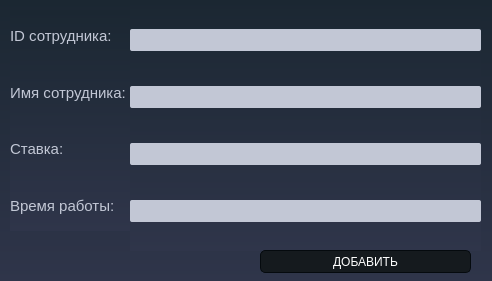
<?xml version="1.0" encoding="UTF-8"?>
<ui version="4.0">
 <class>AddDialog</class>
 <widget class="QDialog" name="AddDialog">
  <property name="geometry">
   <rect>
    <x>0</x>
    <y>0</y>
    <width>492</width>
    <height>281</height>
   </rect>
  </property>
  <property name="windowTitle">
   <string>Dialog</string>
  </property>
  <property name="styleSheet">
   <string notr="true">
/*-----QWidget-----*/
QWidget
{
	background-color: qlineargradient(spread:repeat, x1:1, y1:0, x2:1, y2:1, stop:0 rgba(27, 39, 50, 255),stop:1 rgba(47, 53, 74, 255));
	color: #000000;

}


/*-----QLabel-----*/
QLabel
{
	background-color: transparent;
	color: #c2c7d5;
	font-size: 15px;

}


/*-----QPushButton-----*/
QToolButton {
	border-style: solid;
	border-top-color: qlineargradient(spread:pad, x1:0.5, y1:1, x2:0.5, y2:0, stop:0 rgb(215, 215, 215), stop:1 rgb(222, 222, 222));
	border-right-color: qlineargradient(spread:pad, x1:0, y1:0.5, x2:1, y2:0.5, stop:0 rgb(217, 217, 217), stop:1 rgb(227, 227, 227));
	border-left-color: qlineargradient(spread:pad, x1:0, y1:0.5, x2:1, y2:0.5, stop:0 rgb(227, 227, 227), stop:1 rgb(217, 217, 217));
	border-bottom-color: qlineargradient(spread:pad, x1:0.5, y1:1, x2:0.5, y2:0, stop:0 rgb(215, 215, 215), stop:1 rgb(222, 222, 222));
	border-width: 1px;
	border-radius: 5px;
	color: #d3dae3;
	padding: 2px;
	background-color: rgb(255,255,255);
}
QToolButton:hover{
	border-style: solid;
	border-top-color: qlineargradient(spread:pad, x1:0.5, y1:1, x2:0.5, y2:0, stop:0 rgb(195, 195, 195), stop:1 rgb(222, 222, 222));
	border-right-color: qlineargradient(spread:pad, x1:0, y1:0.5, x2:1, y2:0.5, stop:0 rgb(197, 197, 197), stop:1 rgb(227, 227, 227));
	border-left-color: qlineargradient(spread:pad, x1:0, y1:0.5, x2:1, y2:0.5, stop:0 rgb(227, 227, 227), stop:1 rgb(197, 197, 197));
	border-bottom-color: qlineargradient(spread:pad, x1:0.5, y1:1, x2:0.5, y2:0, stop:0 rgb(195, 195, 195), stop:1 rgb(222, 222, 222));
	border-width: 1px;
	border-radius: 5px;
	color: rgb(0,0,0);
	padding: 2px;
	background-color: rgb(255,255,255);
}
QToolButton:pressed{
	border-style: solid;
	border-top-color: qlineargradient(spread:pad, x1:0.5, y1:1, x2:0.5, y2:0, stop:0 rgb(215, 215, 215), stop:1 rgb(222, 222, 222));
	border-right-color: qlineargradient(spread:pad, x1:0, y1:0.5, x2:1, y2:0.5, stop:0 rgb(217, 217, 217), stop:1 rgb(227, 227, 227));
	border-left-color: qlineargradient(spread:pad, x1:0, y1:0.5, x2:1, y2:0.5, stop:0 rgb(227, 227, 227), stop:1 rgb(217, 217, 217));
	border-bottom-color: qlineargradient(spread:pad, x1:0.5, y1:1, x2:0.5, y2:0, stop:0 rgb(215, 215, 215), stop:1 rgb(222, 222, 222));
	border-width: 1px;
	border-radius: 5px;
	color: rgb(0,0,0);
	padding: 2px;
	background-color: rgb(142,142,142);
}
QPushButton{
	border-style: solid;
	border-color: #050a0e;
	border-width: 1px;
	border-radius: 5px;
	color: #d3dae3;
	padding: 2px;
	background-color: #151a1e;
}
QPushButton::default{
	border-style: solid;
	border-color: #050a0e;
	border-width: 1px;
	border-radius: 5px;
	color: #FFFFFF;
	padding: 2px;
	background-color: #151a1e;;
}
QPushButton:hover{
	border-style: solid;
	border-color: #050a0e;
	border-width: 1px;
	border-radius: 5px;
	color: #d3dae3;
	padding: 2px;
	background-color: #1c1f1f;
}
QPushButton:pressed{
	border-style: solid;
	border-color: #050a0e;
	border-width: 1px;
	border-radius: 5px;
	color: #d3dae3;
	padding: 2px;
	background-color: #2c2f2f;
}
QPushButton:disabled{
	border-style: solid;
	border-top-color: qlineargradient(spread:pad, x1:0.5, y1:1, x2:0.5, y2:0, stop:0 rgb(215, 215, 215), stop:1 rgb(222, 222, 222));
	border-right-color: qlineargradient(spread:pad, x1:0, y1:0.5, x2:1, y2:0.5, stop:0 rgb(217, 217, 217), stop:1 rgb(227, 227, 227));
	border-left-color: qlineargradient(spread:pad, x1:0, y1:0.5, x2:1, y2:0.5, stop:0 rgb(227, 227, 227), stop:1 rgb(217, 217, 217));
	border-bottom-color: qlineargradient(spread:pad, x1:0.5, y1:1, x2:0.5, y2:0, stop:0 rgb(215, 215, 215), stop:1 rgb(222, 222, 222));
	border-width: 1px;
	border-radius: 5px;
	color: #808086;
	padding: 2px;
	background-color: rgb(142,142,142);
}


/*-----QCheckBox-----*/
QCheckBox
{
	background-color: transparent;
	color: #fff;
	font-size: 10px;
	font-weight: bold;
	border: none;
	border-radius: 5px;

}


/*-----QCheckBox-----*/
QCheckBox::indicator
{
    color: #b1b1b1;
    background-color: #323232;
    border: 1px solid darkgray;
    width: 12px;
    height: 12px;

}


QCheckBox::indicator:checked
{
    image:url(&quot;./ressources/check.png&quot;);
	background-color: qlineargradient(spread:pad, x1:0, y1:0.511, x2:1, y2:0.511, stop:0 rgba(0, 172, 149, 255),stop:0.995192 rgba(54, 197, 177, 255));;
    border: 1px solid #607cff;

}


QCheckBox::indicator:unchecked:hover
{
    border: 1px solid #08b099;

}


QCheckBox::disabled
{
	color: #656565;

}


QCheckBox::indicator:disabled
{
	background-color: #656565;
	color: #656565;
    border: 1px solid #656565;

}


/*-----QLineEdit-----*/
QLineEdit
{
	background-color: #c2c7d5;
	color: #000;
	font-weight: bold;
	border: none;
	border-radius: 2px;
	padding: 3px;

}


/*-----QListView-----*/
QListView
{
	background-color: qlineargradient(spread:pad, x1:1, y1:0, x2:1, y2:1, stop:0 rgba(50, 61, 80, 255),stop:1 rgba(44, 49, 69, 255));
	color: #fff;
	font-size: 12px;
	font-weight: bold;
	border: 1px solid #191919;
	show-decoration-selected: 0;

}


QListView::item
{
	color: #31cecb;
	background-color: #454e5e;
	border: none;
	padding: 5px;
	border-radius: 0px;
	padding-left : 10px;
	height: 42px;

}

QListView::item:selected
{
	color: #31cecb;
	background-color: #454e5e;

}


QListView::item:!selected
{
	color:white;
	background-color: transparent;
	border: none;
	padding-left : 10px;

}


QListView::item:!selected:hover
{
	color: #bbbcba;
	background-color: #454e5e;
	border: none;
	padding-left : 10px;

}


/*-----QTreeView-----*/
QTreeView 
{
	background-color: #232939;
	show-decoration-selected: 0;
	color: #c2c8d7;

}


QTreeView::item 
{
	border-top-color: transparent;
	border-bottom-color: transparent;

}


QTreeView::item:hover 
{
	background-color: #606060;
	color: #fff;

}


QTreeView::item:selected 
{
	background-color: #0ab19a;
	color: #fff;

}


QTreeView::item:selected:active
{
	background-color: #0ab19a;
	color: #fff;

}


QTreeView::branch:has-children:!has-siblings:closed,
QTreeView::branch:closed:has-children:has-siblings 
{
	image: url(://tree-closed.png);

}

QTreeView::branch:open:has-children:!has-siblings,
QTreeView::branch:open:has-children:has-siblings  
{
	image: url(://tree-open.png);

}


/*-----QTableView &amp; QTableWidget-----*/
QTableView
{
    background-color: #232939;
	border: 1px solid gray;
    color: #f0f0f0;
    gridline-color: #232939;
    outline : 0;

}


QTableView::disabled
{
    background-color: #242526;
    border: 1px solid #32414B;
    color: #656565;
    gridline-color: #656565;
    outline : 0;

}


QTableView::item:hover 
{
    background-color: #606060;
    color: #f0f0f0;

}


QTableView::item:selected 
{
	background-color: #0ab19a;
    color: #F0F0F0;

}


QTableView::item:selected:disabled
{
    background-color: #1a1b1c;
    border: 2px solid #525251;
    color: #656565;

}


QTableCornerButton::section
{
	background-color: #343a49;
    color: #fff;

}


QHeaderView::section
{
	color: #fff;
	border-top: 0px;
	border-bottom: 1px solid gray;
	border-right: 1px solid gray;
	background-color: #343a49;
    margin-top:1px;
	margin-bottom:1px;
	padding: 5px;

}


QHeaderView::section:disabled
{
    background-color: #525251;
    color: #656565;

}


QHeaderView::section:checked
{
    color: #fff;
    background-color: #0ab19a;

}


QHeaderView::section:checked:disabled
{
    color: #656565;
    background-color: #525251;

}


QHeaderView::section::vertical::first,
QHeaderView::section::vertical::only-one
{
    border-top: 1px solid #353635;

}


QHeaderView::section::vertical
{
    border-top: 1px solid #353635;

}


QHeaderView::section::horizontal::first,
QHeaderView::section::horizontal::only-one
{
    border-left: 1px solid #353635;

}


QHeaderView::section::horizontal
{
    border-left: 1px solid #353635;

}


/*-----QScrollBar-----*/
QScrollBar:horizontal 
{
    background-color: transparent;
    height: 8px;
    margin: 0px;
    padding: 0px;

}


QScrollBar::handle:horizontal 
{
    border: none;
	min-width: 100px;
    background-color: #56576c;

}


QScrollBar::add-line:horizontal, 
QScrollBar::sub-line:horizontal,
QScrollBar::add-page:horizontal, 
QScrollBar::sub-page:horizontal 
{
    width: 0px;
    background-color: transparent;

}


QScrollBar:vertical 
{
    background-color: transparent;
    width: 8px;
    margin: 0;

}


QScrollBar::handle:vertical 
{
    border: none;
	min-height: 100px;
    background-color: #56576c;

}


QScrollBar::add-line:vertical, 
QScrollBar::sub-line:vertical,
QScrollBar::add-page:vertical, 
QScrollBar::sub-page:vertical 
{
    height: 0px;
    background-color: transparent;

}
</string>
  </property>
  <widget class="QWidget" name="verticalLayoutWidget">
   <property name="geometry">
    <rect>
     <x>10</x>
     <y>10</y>
     <width>153</width>
     <height>221</height>
    </rect>
   </property>
   <layout class="QVBoxLayout" name="verticalLayout_3">
    <item>
     <widget class="QLabel" name="label_4">
      <property name="text">
       <string>ID сотрудника:</string>
      </property>
     </widget>
    </item>
    <item>
     <widget class="QLabel" name="label_3">
      <property name="text">
       <string>Имя сотрудника:</string>
      </property>
     </widget>
    </item>
    <item>
     <widget class="QLabel" name="label_2">
      <property name="text">
       <string>Ставка:</string>
      </property>
     </widget>
    </item>
    <item>
     <widget class="QLabel" name="label">
      <property name="text">
       <string>Время работы:</string>
      </property>
     </widget>
    </item>
   </layout>
  </widget>
  <widget class="QWidget" name="verticalLayoutWidget_2">
   <property name="geometry">
    <rect>
     <x>130</x>
     <y>0</y>
     <width>351</width>
     <height>251</height>
    </rect>
   </property>
   <layout class="QVBoxLayout" name="verticalLayout_4">
    <item>
     <widget class="QLineEdit" name="txt_id"/>
    </item>
    <item>
     <widget class="QLineEdit" name="txt_name"/>
    </item>
    <item>
     <widget class="QLineEdit" name="txt_rate"/>
    </item>
    <item>
     <widget class="QLineEdit" name="txt_work_time"/>
    </item>
   </layout>
  </widget>
  <widget class="QPushButton" name="btn_add">
   <property name="geometry">
    <rect>
     <x>260</x>
     <y>250</y>
     <width>211</width>
     <height>23</height>
    </rect>
   </property>
   <property name="text">
    <string>ДОБАВИТЬ</string>
   </property>
  </widget>
 </widget>
 <resources/>
 <connections/>
</ui>
